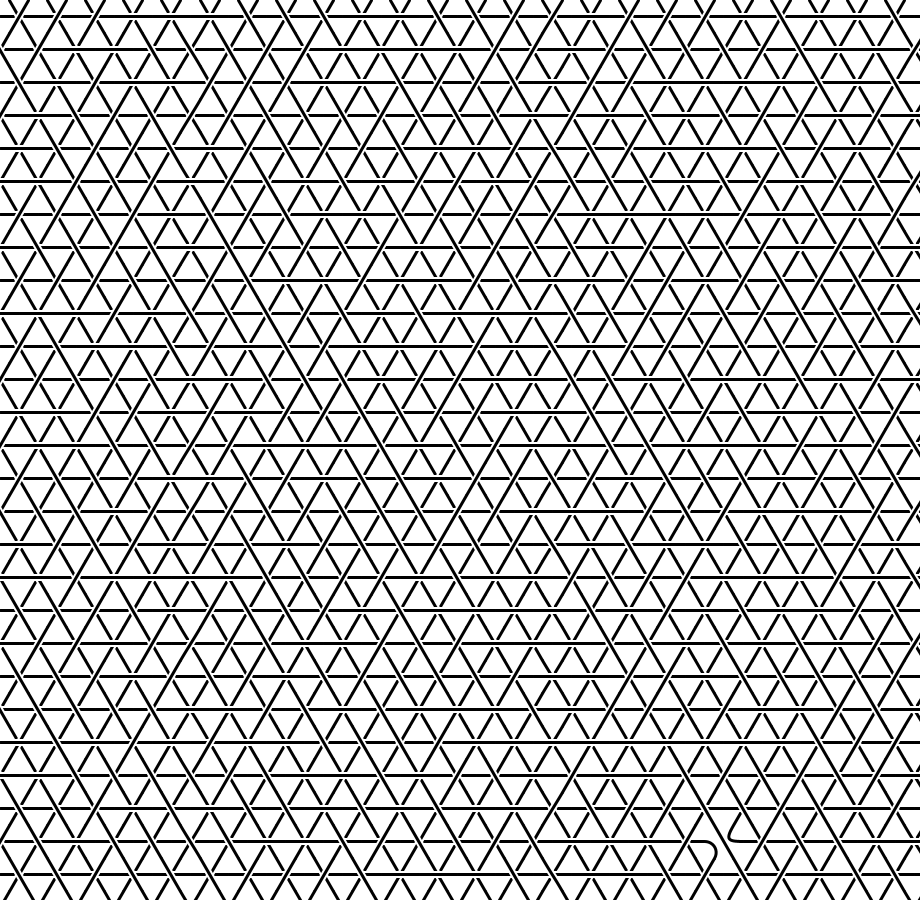
Frame 1 (no input)
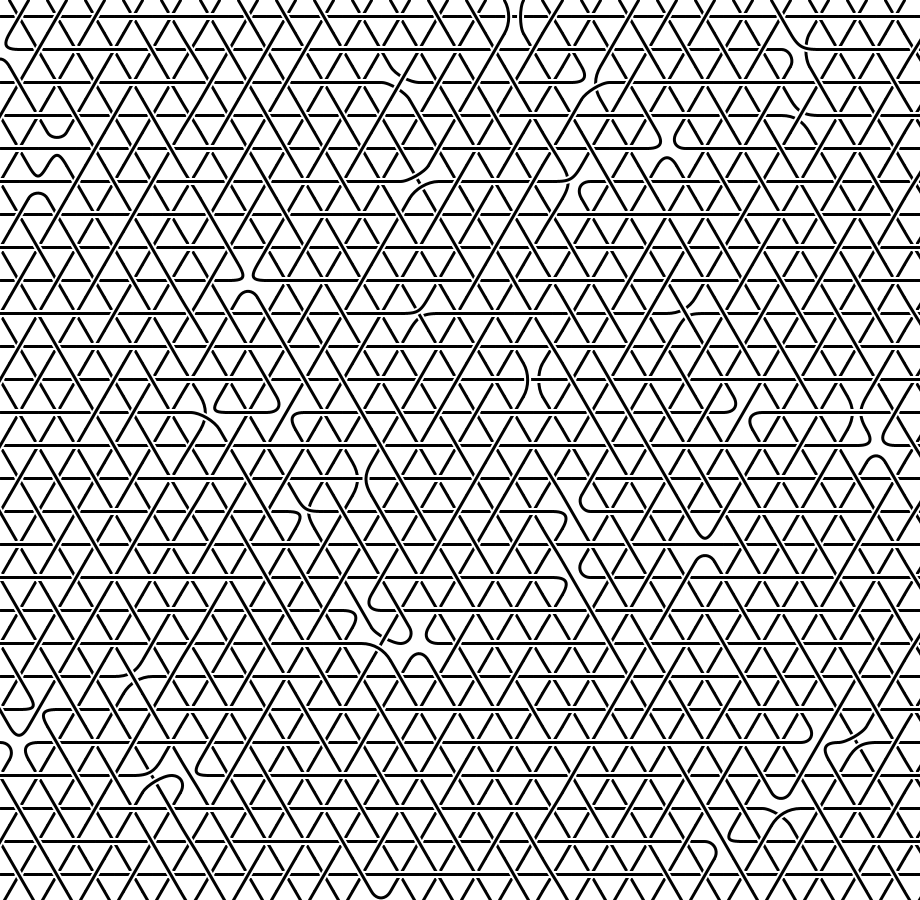
Frame 60 (the mouse pressed at the canvas centre just before this capture)
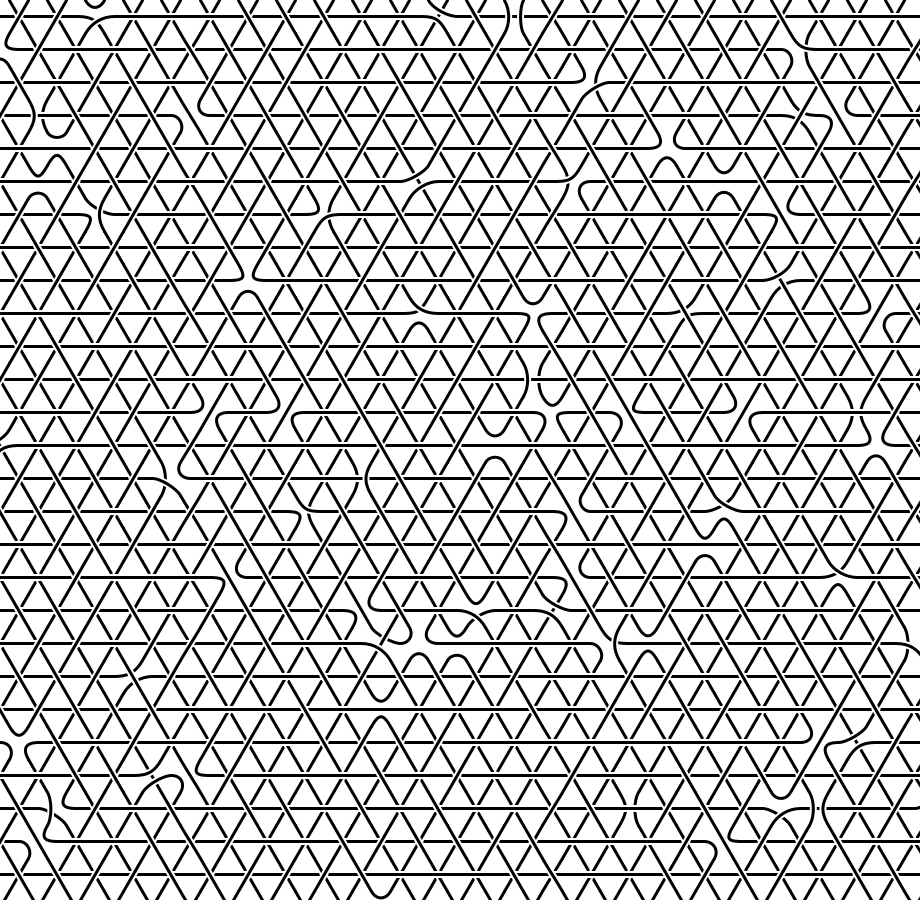
Frame 120 (the mouse held since frame 60 and released just before this capture)

The Processing sketch that drew these frames (run headless with seeded random() and noise(); from frame 60 on, the mouse is pressed at the canvas centre):

// Processing sketch: processing_47642
// ── processing_47642.pde

/*
 * Hex Braid by Algirdas Rascius (http://mydigiverse.com).
 */
/**
 * Click to restart. Each time parameters used to generate braid will differ.
 */
 
static final float BIG_RADIUS = 22;
static final float LINE_WIDTH = 3.0;
static final float OUTLINE_WIDTH= 7.0;
 
static final float DELTA_X = BIG_RADIUS * sqrt(3);
static final float DELTA_Y = BIG_RADIUS * 1.5;
static final float SMALL_RADIUS = DELTA_X / 2;
 
int sizeX;
int sizeY;
int cells[][];
 
void setup() {
  size(920, 900);
  smooth();
  sizeX = (int)(width / DELTA_X + 1);
  sizeY = (int)(height / DELTA_Y + 1);
  initialize();
}
 
void initialize() {
  background(255);
  for (int x=0; x<sizeX; x++) {
    for (int y=0; y<sizeY; y++) {
      drawCell(x, y, 1);
    }
  }
}
 
void mouseClicked() {
   initialize();
}
 
void keyPressed() {
   initialize();
}
 
void draw() {
  int x = (int)random(0, sizeX);
  int y = (int)random(0, sizeY);
  fillCell(x, y);
  drawCell(x, y, random(0, 1));
}
 
void drawCell(int x, int y, float straightProbability) {
  boolean[] used = new boolean[6];
  for (int i=0; i<3; i++) {
    int s1 = nextEmpty(used, (int)random(0, 6));
    used[s1] = true;
    int s2 = random(0, 1) <= straightProbability ? (s1+3)%6 : (int)random(0, 6);
    s2 = nextEmpty(used, s2);
    used[s2] = true;
    drawConnection(x, y, s1, s2);
  }
}
 
 
int nextEmpty(boolean[] used, int i) {
  while (used[i]) {
    i = (i+1) % used.length;
  }
  return i;
}
 
void fillCell(int x, int y) {
  float xc = (x+0.5) * DELTA_X - (y%2==1 ? DELTA_X/2 : 0);
  float yc = (y+0.5) * DELTA_Y;
  fill(255);
  noStroke();
  beginShape();
  for (int i=0; i<=6; i++ ) {
    float a = (i+0.5)*TWO_PI/6;
    vertex(xc + BIG_RADIUS*cos(a), yc + BIG_RADIUS*sin(a));
  }
  endShape();
}
 
void drawConnection(int x, int y, int s1, int s2) {
  float curvature = random(0.1, 0.6);
  noFill();
  stroke(255);
  strokeWeight(OUTLINE_WIDTH);
  strokeCap(SQUARE);
  drawConnectionLine(x, y, s1, s2, curvature);
  stroke(0);
  strokeWeight(LINE_WIDTH);
  strokeCap(ROUND);
  drawConnectionLine(x, y, s1, s2, curvature);
}
 
void drawConnectionLine(int x, int y, int s1, int s2, float curvature) {
  float xc = (x+0.5) * DELTA_X - (y%2==1 ? DELTA_X/2 : 0);
  float yc = (y+0.5) * DELTA_Y;
  float a1 = s1*TWO_PI/6;
  float a2 = s2*TWO_PI/6;
  bezier(
    xc + SMALL_RADIUS*cos(a1), yc + SMALL_RADIUS*sin(a1),
    xc + SMALL_RADIUS*cos(a1)*curvature, yc + SMALL_RADIUS*sin(a1)*curvature,
    xc + SMALL_RADIUS*cos(a2)*curvature, yc + SMALL_RADIUS*sin(a2)*curvature,
    xc + SMALL_RADIUS*cos(a2), yc + SMALL_RADIUS*sin(a2));
}
